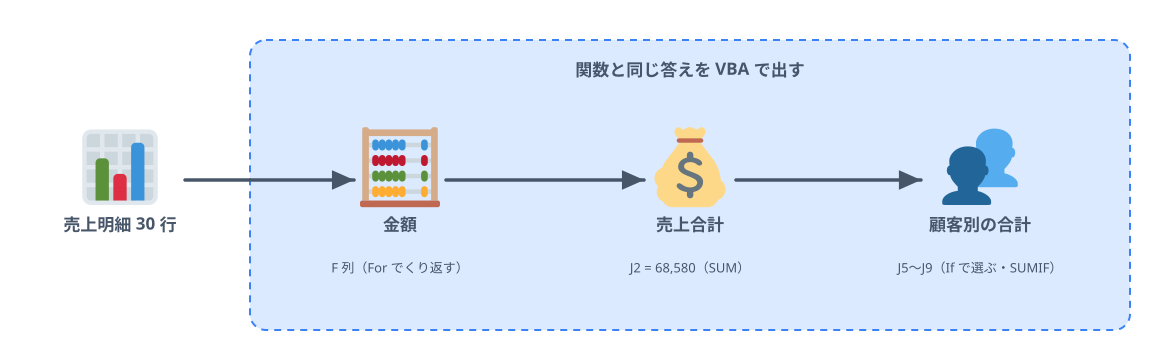

This chart was generated by the following Python code:
"""3 章で作るもの: 売上明細から、金額 → 売上合計 → 顧客別の合計を VBA で出し、関数の答えと見比べる（SOURCE-PATH-GOAL + CONTAINER）。"""
import sys
sys.path.insert(0, "/Users/seekseep/.claude/skills/genfig")
from genfig import Canvas

c = Canvas(1160, 360)
c.sticky(250, 40, 880, 290, color="blue", weight="thin", dash="dashed")
c.text(690, 76, "関数と同じ答えを VBA で出す", scale="label")
sales = c.node(120, 180, "売上明細 30 行", emoji_cp="1f4ca", label_scale="label")   # 📊
amt = c.node(400, 180, "金額", emoji_cp="1f9ee", label_scale="label")                # 🧮
tot = c.node(690, 180, "売上合計", emoji_cp="1f4b0", label_scale="label")            # 💰
cus = c.node(980, 180, "顧客別の合計", emoji_cp="1f465", label_scale="label")        # 👥
c.text(400, amt.below(26), "F 列（For でくり返す）", scale="caption")
c.text(690, tot.below(26), "J2 = 68,580（SUM）", scale="caption")
c.text(980, cus.below(26), "J5〜J9（If で選ぶ・SUMIF）", scale="caption")
c.link(sales, amt)
c.link(amt, tot)
c.link(tot, cus)
c.save("10-chapter.svg")
